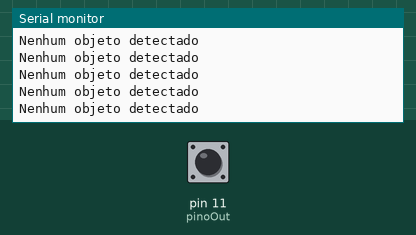
Recording of a sketch running on a simulated Arduino Uno, built with avr-gcc and run on an emulated ATmega328P. Parts: the last lines printed to the serial monitor. The inputs (shaded band) are chosen by the test bench; at power-on: pin 11 (pinoOut) HIGH.

Above: at 1.2 s.
1.3 s: pin 11 (pinoOut) driven LOW
At 1.8 s:
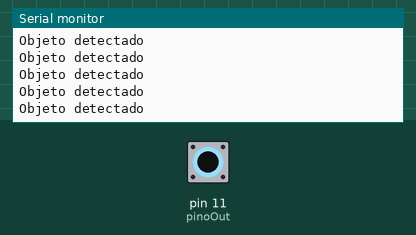
3.2 s: pin 11 (pinoOut) driven HIGH
At 3.7 s:
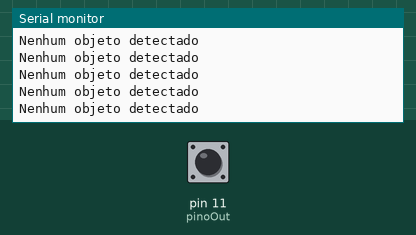
6.2 s: pin 11 (pinoOut) driven LOW
At 7.2 s:
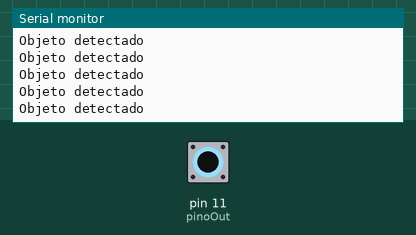
9.2 s: pin 11 (pinoOut) driven HIGH
At 9.7 s:
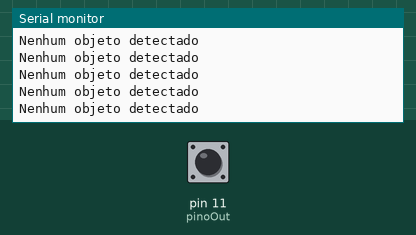
12.2 s: pin 11 (pinoOut) driven LOW
At 13.0 s:
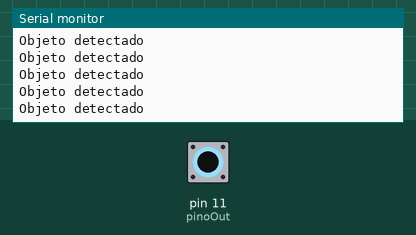

The sketch:

infrared_teste.ino
```cpp
const int pinoOut = 11; //PINO DIGITAL UTILIZADO PELO MÓDULO

void setup(){
  pinMode(pinoOut, INPUT); //DEFINE O PINO COMO ENTRADA
  Serial.begin (9600); //INICIALIZA A SERIAL
}

void loop(){
  if(digitalRead(pinoOut) == LOW){ //SE LEITURA DO PINO FOR IGUAL A LOW, FAZ
    Serial.println ("Objeto detectado"); //IMPRIME O TEXTO NO MONITOR SERIAL
  }else{ //SENÃO, FAZ
    Serial.println ("Nenhum objeto detectado"); //IMPRIME O TEXTO NO MONITOR SERIAL
  }
}
```

Measured:
- after the input at 1.3 s, the serial monitor: prints a new line after 0.08 s (image 1)
